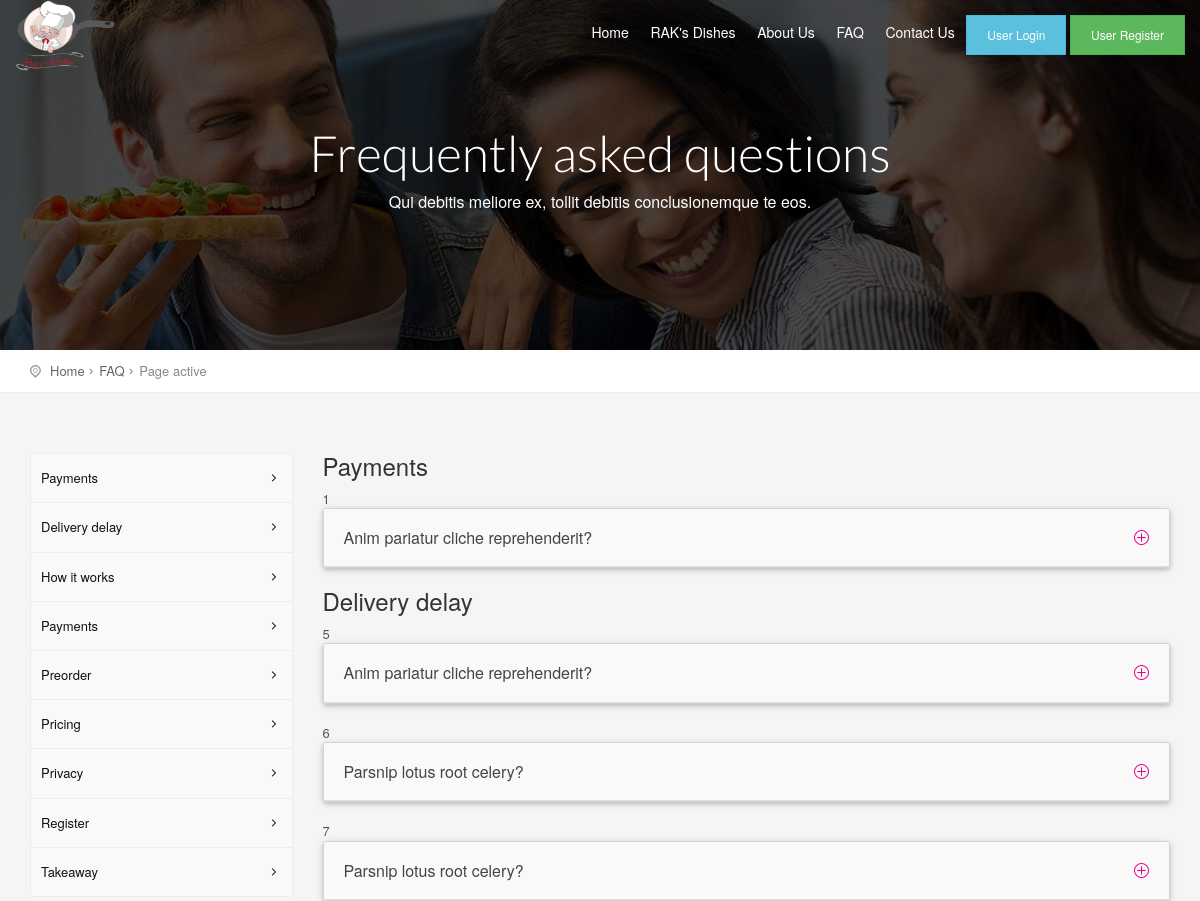
The app's page /index.php/faq (upper part), older data.
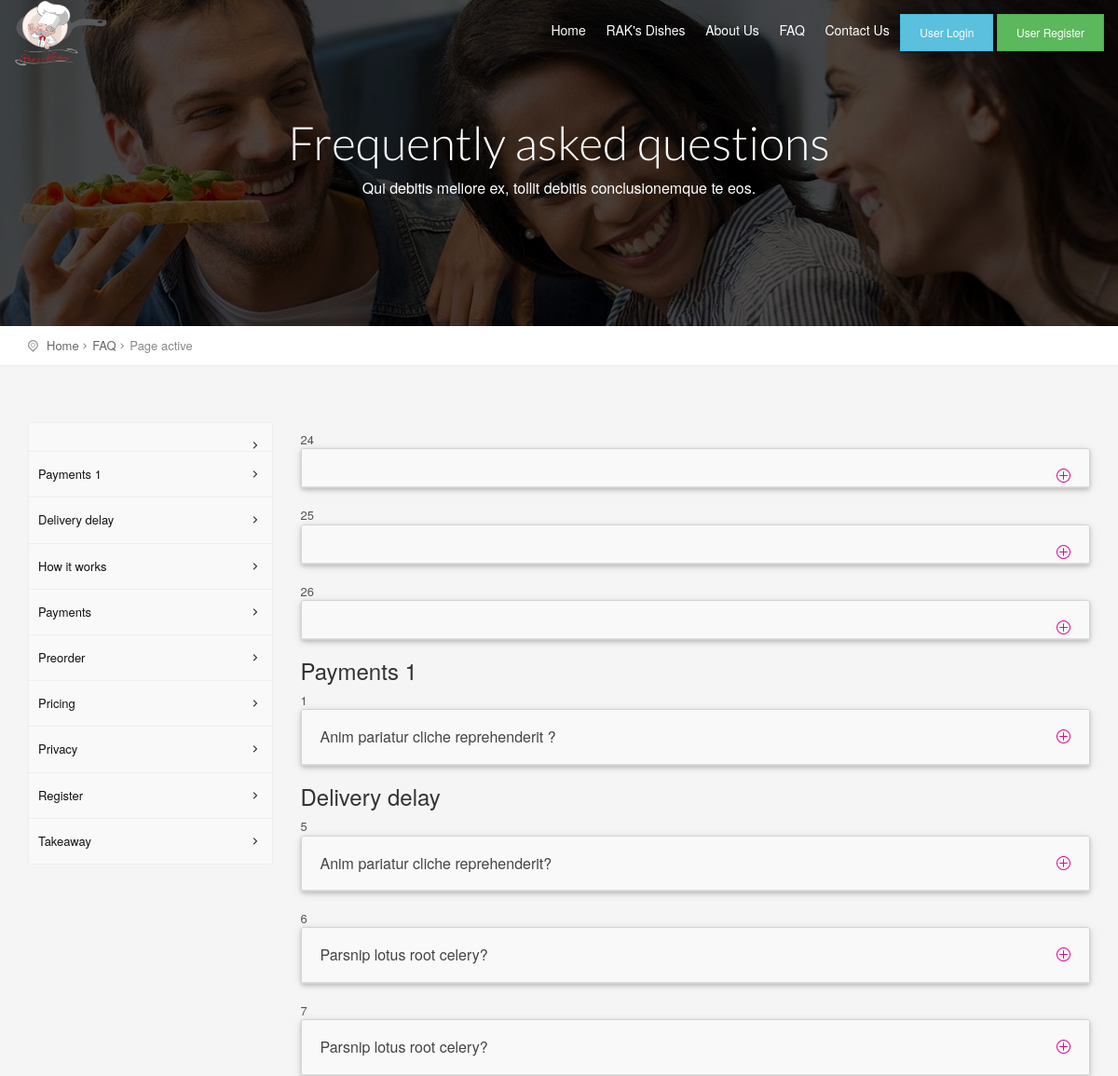
The same page, newer data.
### tables this page shows
CREATE TABLE `faq` (
  `id` int(10) NOT NULL,
  `header` varchar(100) DEFAULT NULL,
  `sub_header` varchar(1000) DEFAULT NULL,
  `details` varchar(10000) DEFAULT NULL
);

### application/controllers/Faq.php (called while the page is built, shortened)
<?php
class Faq extends CI_Controller {
    public function index()
    {
        $this->load->model('Faqm');
        $this->data['show_faq'] = $this->Faqm->show_faq();
        $this->load->view('faq' , $this->data);
    }
}

### index.php (called while the page is built, shortened)
<?php
require_once BASEPATH.'core/CodeIgniter.php';

### application/models/Faqm.php (called while the page is built, shortened)
<?php if ( ! defined('BASEPATH')) exit('No direct script access allowed');
class Faqm extends CI_Model
{
    public function show_faq()
    {
        $query=$this->db->query("SELECT * FROM `faq` GROUP by `header`");
        return $query->result();
    }
}

### application/views/faq.php (the view, shortened to what this page needs)
<!DOCTYPE html>
<html>
<head>
    <?php include ('head.php') ?>
</head>
<body>
<?php include ('menu.php') ?>
<section class="parallax-window" id="short"  data-parallax="scroll" data-image-src="img/sub_header_short.jpg" data-natural-width="1400" data-natural-height="350">
    <div id="subheader">
        <div id="sub_content">
            <h1>Frequently asked questions</h1>
            <p>Qui debitis meliore ex, tollit debitis conclusionemque te eos.</p>
        </div>
    </div>
</section>
<div id="position">
    <div class="container">
        <ul>
            <li><a href="<?php echo base_url()?>Home">Home</a></li>
            <li><a href="<?php echo base_url()?>Faq">FAQ</a></li>
            <li>Page active</li>
        </ul>
    </div>
</div>
<div class="container margin_60_35">
    <div class="row">
        <div class="col-md-3" id="sidebar">
            <div class="theiaStickySidebar">
                <div class="box_style_1" id="faq_box">
                    <ul id="cat_nav">
                        <?php
                        foreach ($show_faq as $s) {
                            ?>
                            <li><a href="#<?php echo $s->id?>" class="active"><?php echo $s->header?></a></li>
                            <?php
                        }
                        ?>
                    </ul>
                </div>
            </div>
        </div>
        <div class="col-md-9">
            <?php foreach ($show_faq as $s) {?>
            <h3 class="nomargin_top"><?php echo $s->header?></h3>
                <?php $query=$this->db->query("select * from `faq` WHERE `header`= '$s->header'");
                 foreach ($query->result() as $r){
                     echo $r->id;
                     ?>
                 <div class="panel-group" id="<?php echo $s->id?>">
                    <div class="panel panel-default">
                        <div class="panel-heading">
                            <h4 class="panel-title">
                                <a class="accordion-toggle" data-toggle="collapse" data-parent="#<?php echo $s->id?>"
                                   href="#<?php echo ($r->id)+1?>"><?php echo $r->sub_header?><i class="indicator icon_plus_alt2 pull-right"></i></a>
                            </h4>
                        </div>
                    </div>
                </div>
                <?php
            } }
            ?>
        </div>
    </div>
</div>
</body>
</html>

### application/views/head.php (shortened to what this page needs)
    <link href="<?php echo base_url()?>css/base.css" rel="stylesheet">
<link rel="stylesheet" href="<?php echo base_url()?>css/sweetalert.css">

### application/views/menu.php (shortened to what this page needs)
<header xmlns:font-size="http://www.w3.org/1999/xhtml">
    <div class="container-fluid">
        <div class="row">
            <div class="col--md-4 col-sm-4 col-xs-4" >
                <a href="<?php echo base_url()?>" id="logo">
                <img style="margin-top:-15px; padding: 0px" src="<?php echo base_url()?>img/logo.png" width="100" alt="" data-retina="true" class="hidden-xs">
                </a>
            </div>
            <nav class="col--md-8 col-sm-8 col-xs-8">
            <div class="main-menu">
                <ul>
                    <li>
                    	<a href="<?php echo base_url()?>Home">Home</a>
                    </li>
                    <li>
                    	<a href="<?php echo base_url()?>Restaurants">RAK's Dishes</a>
                    </li>
                    <li><a href="<?php echo base_url()?>About">About Us</a></li>
                    <li><a href="<?php echo base_url()?>Faq">FAQ</a></li>
                    <li><a href="<?php echo base_url()?>Contact">Contact Us</a></li>
                         <?php if($this->session->userdata('loggedin')=="true"){
                        $username=$this->session->userdata('username');
                        $usertype=$this->session->userdata('type');
                        if($usertype=="Admin"){
                    ?>
                    <li>
                        <div class="dropdown">
                            <button class="btn btn-default dropdown-toggle" type="button" data-toggle="dropdown"><?php echo $username ?>
                                <span class="caret"></span></button>
                            <ul class="dropdown-menu">
                                <li><a href="<?php echo base_url()?>Admin_Home">Profile</a></li>
                                <li><a href="<?php echo base_url()?>Home/Logout">Log Out</a></li>
                            </ul>
                        </div>
                    </li>
                    <?php }elseif ($usertype=="User"){
                    ?>
                    <li>
                        <div class="dropdown">
                            <button class="btn btn-default dropdown-toggle" type="button" data-toggle="dropdown"><?php echo $username ?>
                                <span class="caret"></span></button>
                            <ul class="dropdown-menu">
                                <li><a href="<?php echo base_url()?>Profile/showuser/<?php echo $username; ?>">Profile</a></li>
                                <li><a href="<?php echo base_url()?>Home/Logout">Log Out</a></li>
                            </ul>
                        </div>
                    </li>
                  <?php }elseif ($usertype=="Res"){?>
                            <li>
                                <div class="dropdown">
                                    <button class="btn btn-default dropdown-toggle" type="button" data-toggle="dropdown"><?php echo $username ?>
                                        <span class="caret"></span></button>
                                    <ul class="dropdown-menu">
                                        <li><a href="<?php echo base_url()?>Res_Admin_Home">Profile</a></li>
                                        <li><a href="<?php echo base_url()?>Home/Logout">Log Out</a></li>
                                    </ul>
                                </div>
                            </li>
                        <?php } } else{?>
                    <button class="btn btn-sm btn-info" href="#0" data-toggle="modal" data-target="#login_2">User
                        Login
                    </button>
                    <button class="btn btn-sm btn-success" href="#0" data-toggle="modal" data-target="#register">User Register</button>
                    <?php }?>
                </ul>
            </div>
            </nav>
        </div>
    </div>
    </header>

### css/menu.css (style rules this page uses)
.main-menu,.main-menu ul,.main-menu ul li,.main-menu ul li a { position:relative;padding:0;margin:0 }
.main-menu { z-index:9;width:auto;float:right }
.main-menu a { -webkit-transition:all .3s;-moz-transition:all .3s;transition:all .3s }
.main-menu ul li a { display:block;padding:10px }
.main-menu>ul>li>a { color:#fff;padding:2px 8px 15px 10px;font-size:14px;margin:0;font-weight:500 }
@media only screen and (min-width:992px) { .main-menu { width:auto } }
@media only screen and (min-width:992px) { .main-menu a { white-space:nowrap } }
@media only screen and (min-width:992px) { .main-menu ul li { display:inline-block } }

### css/responsive.css (style rules this page uses)
@media only screen and (max-width :1200px) { #sub_content h1 { font-size:50px } }

Row changes from the older to the newer data that the page shows:
added faq: id "24"
changed faq id 1: header "Payments" → "Payments 1"; sub_header "Anim pariatur cliche reprehenderit?" → "Anim pariatur cliche reprehenderit ?"
added faq: id "25"
added faq: id "26"
